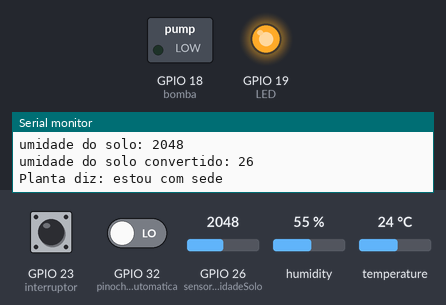
Recording of a sketch running on a simulated ESP32. Parts: switched loads named in the sketch (green lamp = pin HIGH), output pins drawn as LEDs (lit = HIGH), the last lines printed to the serial monitor. The test bench sets the inputs (shaded band); at power-on: GPIO 23 (interruptor) LOW, GPIO 26 (sensorUmidadeSolo) = 2048, GPIO 32 (pinochaveIrrigacaoAutomatica) LOW, humidity 55 %, temperature 24 °C.

Above: at 2.7 s.
2.8 s: GPIO 23 (interruptor) pulled HIGH for 1.3 s
At 4.9 s:
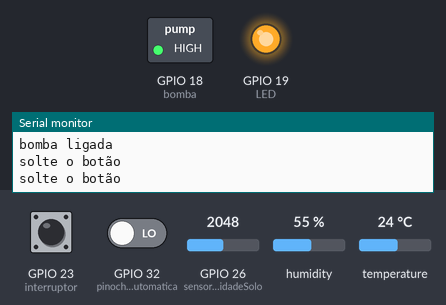
5.6 s: GPIO 26 (sensorUmidadeSolo) set to 1899
7.1 s: GPIO 26 (sensorUmidadeSolo) set to 1809
At 8.7 s:
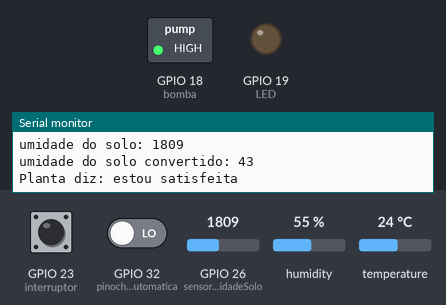
9.3 s: GPIO 26 (sensorUmidadeSolo) set to 2047
At 11.2 s:
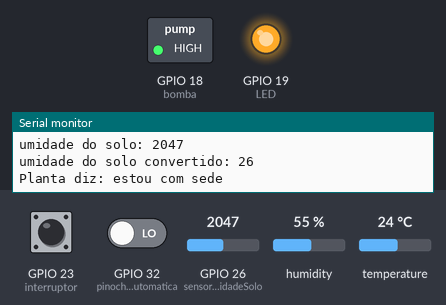
11.5 s: GPIO 26 (sensorUmidadeSolo) set to 1228
At 13.3 s:
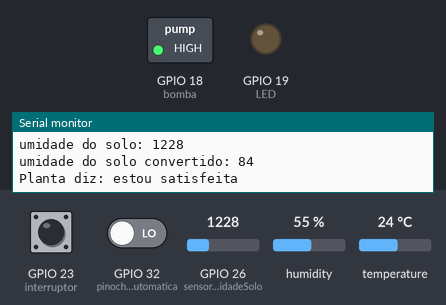
13.6 s: GPIO 32 (pinochaveIrrigacaoAutomatica) driven HIGH
At 15.5 s:
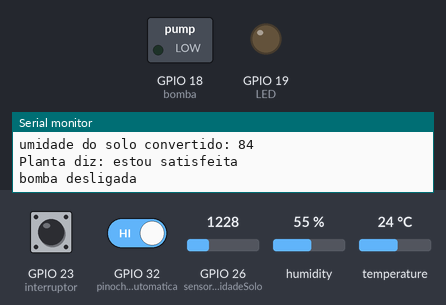
Timing chart, 0 to 17.0 s (numbered marks = the images above; inputs shaded):
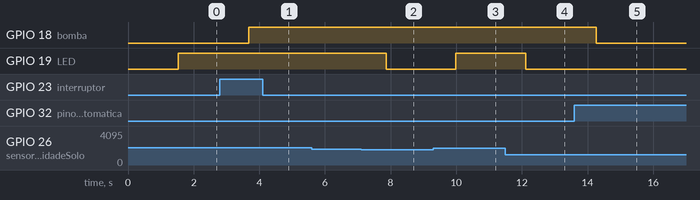

The sketch:

Projeto_IFSP_2025.ino
```cpp
  float flowRate;
  int led;
  float temperatura;
  float umidade;
  int umisolo01;
  int umidade_solo_01;
  int bombaStatus =0;
  //int interruptor;
  int estadoBotao = 0;
  int estadoIrrigacaoAutomatica = 0;


#include "DHT.h"

#define pinochaveIrrigacaoAutomatica 32
#define LED 19  //era 22
#define bomba 18  //era 21
#define interruptor 23
#define sensorUmidadeSolo 26   //como utilizar
#define DHTPIN 27  //nunca utilizar pino 12  https://www.reddit.com/r/esp32/comments/yi5zke/esp32_wont_boot_up_with_dht11_connected/?rdt=45599
#define DHTTYPE DHT22  //DHT11 ou DHT22 depende qual vai utilizar
DHT dht(DHTPIN, DHTTYPE);

void setup() {
  // Initialize serial and wait for port to open:
  Serial.begin(9600);
  pinMode(LED,OUTPUT);
  pinMode(bomba,OUTPUT);
  pinMode(interruptor, INPUT);
  pinMode(pinochaveIrrigacaoAutomatica, INPUT);

  dht.begin();
  // This delay gives the chance to wait for a Serial Monitor without blocking if none is found
  delay(1500);
}

void loop() {
  leituraSensor();  // chama a subrotina
  leituraUmidadeSolo01(); // chama a subrotina

  estadoBotao = digitalRead(interruptor); //leitura do sinal de entrada
  if(estadoBotao ==1)
  {
    ldbomba();  // chama a subrotina Liga/Desliga bomba se estiver pressionado o botão
  }

  estadoIrrigacaoAutomatica = digitalRead(pinochaveIrrigacaoAutomatica);  //leitura do sinal de entrada
  if(estadoIrrigacaoAutomatica == 1){
    irrigauto();     // chama a subrotina de irrigação automática se estiver ligada a chave
  }
  //escritadisplay();
  delay(1000);
}

void irrigauto(){
  if(umidade_solo_01 <=40)  //aqui o usuário define o valor para ligar automático
  {
    digitalWrite(bomba, 1);  //liga a bomba
    Serial.println("bomba ligada");
    bombaStatus = 1;
  }
  if(umidade_solo_01 >=70)  //aqui o usuário define o valor para desligar automático
  {
    digitalWrite(bomba, 0);  //desliga a bomba
    Serial.println("bomba desligada");
    bombaStatus = 0;
  }
}

void ldbomba()  {
  if (bombaStatus == 0)
  {   ///colocar outra variável
    digitalWrite(bomba, 1);  //liga a bomba
    Serial.println("bomba ligada");
    bombaStatus = 1;
    while(estadoBotao)  // essa condição evita do sistema passar várias vez pelo mesmo lugar enquanto o usuário ficar segurando o botão
    {                // e também evita o problema do sinal de entrada na botoeira  ao dar uma tremida com o dedo e acionar várias vezes
      estadoBotao = digitalRead(interruptor);
      Serial.println("solte o botão");
      delay(500);
    }
  } else
  {
    digitalWrite(bomba, 0);  //desliga a bomba
    Serial.println("bomba desligada");
    bombaStatus = 0;
    while(estadoBotao)
    {
      estadoBotao = digitalRead(interruptor);
      Serial.println("solte o botão");
      delay(500);
    }
  }
}

void leituraSensor()
{
  umidade = dht.readHumidity(); //Lê a umidade
  temperatura = dht.readTemperature();   //Lê a temperatura padrão é em Celsius
  Serial.print("temperatura: ");
  Serial.println(temperatura);
  Serial.print("umidade: ");
  Serial.println(umidade);
}

void leituraUmidadeSolo01()
{
  Serial.print("umidade do solo: ");
  umisolo01 = analogRead(sensorUmidadeSolo) ;
  Serial.println(umisolo01);
  umidade_solo_01 = map(umisolo01,1000,2400,100,0);   ///https://www.bosontreinamentos.com.br/eletronica/arduino/funcao-map/#google_vignette
  Serial.print("umidade do solo convertido: ");  //o sensor na prática vai de 1000 até +-2500, mas no emulador não tem o sensor umidade do solo então foi utilizado um potenciômetro
  Serial.println(umidade_solo_01);

  if (umidade_solo_01 <=40)
  {
    digitalWrite(LED, HIGH);
    Serial.println("Planta diz: estou com sede");
  }
  else
  {
    digitalWrite(LED, LOW);
    Serial.println("Planta diz: estou satisfeita");
  }
  //delay(100);
}

void leituraFluxoAgua()
{
}
```

Measured:
- the behaviour switches between 1840 and 1839 on GPIO 26 (sensorUmidadeSolo) (found by bisection; images 1 and 2)
- after the input at 2.8 s, GPIO 18 (bomba): LOW → HIGH after 0.88 s
- after the input at 7.1 s, GPIO 19 (LED): HIGH → LOW after 0.77 s
- after the input at 9.3 s, GPIO 19 (LED): LOW → HIGH after 0.69 s
- after the input at 11.5 s, GPIO 19 (LED): HIGH → LOW after 0.61 s
- after the input at 13.6 s, GPIO 18 (bomba): HIGH → LOW after 0.67 s
